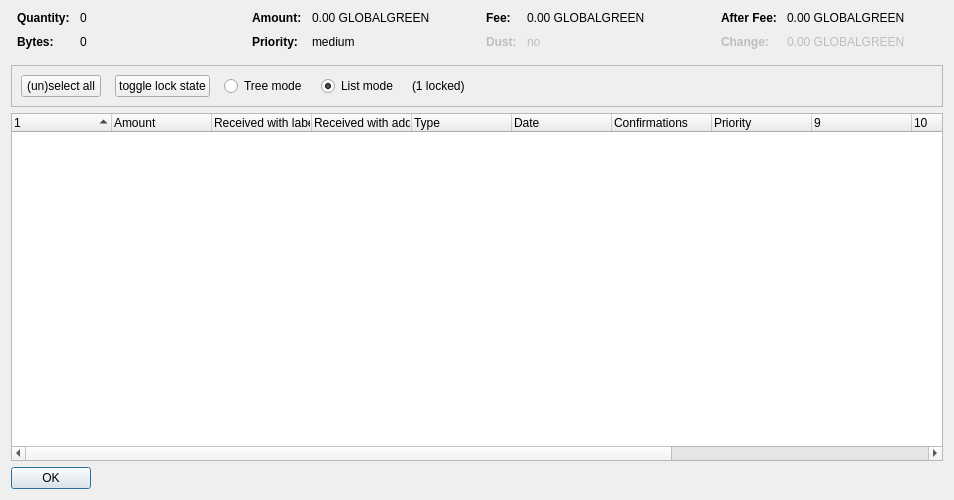
<?xml version="1.0" encoding="UTF-8"?>
<ui version="4.0">
 <class>CoinControlDialog</class>
 <widget class="QDialog" name="CoinControlDialog">
  <property name="geometry">
   <rect>
    <x>0</x>
    <y>0</y>
    <width>954</width>
    <height>500</height>
   </rect>
  </property>
  <property name="windowTitle">
   <string>Coin Selection</string>
  </property>
  <layout class="QVBoxLayout" name="verticalLayout">
   <item>
    <layout class="QHBoxLayout" name="horizontalLayoutTop" stretch="0,0,0,0">
     <property name="topMargin">
      <number>0</number>
     </property>
     <property name="bottomMargin">
      <number>10</number>
     </property>
     <item>
      <layout class="QFormLayout" name="formLayoutCoinControl1">
       <property name="horizontalSpacing">
        <number>10</number>
       </property>
       <property name="verticalSpacing">
        <number>10</number>
       </property>
       <property name="leftMargin">
        <number>6</number>
       </property>
       <property name="rightMargin">
        <number>6</number>
       </property>
       <item row="0" column="0">
        <widget class="QLabel" name="labelCoinControlQuantityText">
         <property name="font">
          <font>
           <weight>75</weight>
           <bold>true</bold>
          </font>
         </property>
         <property name="text">
          <string>Quantity:</string>
         </property>
        </widget>
       </item>
       <item row="0" column="1">
        <widget class="QLabel" name="labelCoinControlQuantity">
         <property name="cursor">
          <cursorShape>IBeamCursor</cursorShape>
         </property>
         <property name="contextMenuPolicy">
          <enum>Qt::ActionsContextMenu</enum>
         </property>
         <property name="text">
          <string notr="true">0</string>
         </property>
         <property name="textInteractionFlags">
          <set>Qt::LinksAccessibleByMouse|Qt::TextSelectableByKeyboard|Qt::TextSelectableByMouse</set>
         </property>
        </widget>
       </item>
       <item row="1" column="0">
        <widget class="QLabel" name="labelCoinControlBytesText">
         <property name="font">
          <font>
           <weight>75</weight>
           <bold>true</bold>
          </font>
         </property>
         <property name="text">
          <string>Bytes:</string>
         </property>
        </widget>
       </item>
       <item row="1" column="1">
        <widget class="QLabel" name="labelCoinControlBytes">
         <property name="cursor">
          <cursorShape>IBeamCursor</cursorShape>
         </property>
         <property name="contextMenuPolicy">
          <enum>Qt::ActionsContextMenu</enum>
         </property>
         <property name="text">
          <string notr="true">0</string>
         </property>
         <property name="textInteractionFlags">
          <set>Qt::LinksAccessibleByMouse|Qt::TextSelectableByKeyboard|Qt::TextSelectableByMouse</set>
         </property>
        </widget>
       </item>
      </layout>
     </item>
     <item>
      <layout class="QFormLayout" name="formLayoutCoinControl2">
       <property name="horizontalSpacing">
        <number>10</number>
       </property>
       <property name="verticalSpacing">
        <number>10</number>
       </property>
       <property name="leftMargin">
        <number>6</number>
       </property>
       <property name="rightMargin">
        <number>6</number>
       </property>
       <item row="0" column="0">
        <widget class="QLabel" name="labelCoinControlAmountText">
         <property name="font">
          <font>
           <weight>75</weight>
           <bold>true</bold>
          </font>
         </property>
         <property name="text">
          <string>Amount:</string>
         </property>
        </widget>
       </item>
       <item row="0" column="1">
        <widget class="QLabel" name="labelCoinControlAmount">
         <property name="cursor">
          <cursorShape>IBeamCursor</cursorShape>
         </property>
         <property name="contextMenuPolicy">
          <enum>Qt::ActionsContextMenu</enum>
         </property>
         <property name="text">
          <string notr="true">0.00 GLOBALGREEN</string>
         </property>
         <property name="textInteractionFlags">
          <set>Qt::LinksAccessibleByMouse|Qt::TextSelectableByKeyboard|Qt::TextSelectableByMouse</set>
         </property>
        </widget>
       </item>
       <item row="1" column="0">
        <widget class="QLabel" name="labelCoinControlPriorityText">
         <property name="font">
          <font>
           <weight>75</weight>
           <bold>true</bold>
          </font>
         </property>
         <property name="text">
          <string>Priority:</string>
         </property>
        </widget>
       </item>
       <item row="1" column="1">
        <widget class="QLabel" name="labelCoinControlPriority">
         <property name="cursor">
          <cursorShape>IBeamCursor</cursorShape>
         </property>
         <property name="contextMenuPolicy">
          <enum>Qt::ActionsContextMenu</enum>
         </property>
         <property name="text">
          <string>medium</string>
         </property>
         <property name="textInteractionFlags">
          <set>Qt::LinksAccessibleByMouse|Qt::TextSelectableByKeyboard|Qt::TextSelectableByMouse</set>
         </property>
        </widget>
       </item>
      </layout>
     </item>
     <item>
      <layout class="QFormLayout" name="formLayoutCoinControl3">
       <property name="horizontalSpacing">
        <number>10</number>
       </property>
       <property name="verticalSpacing">
        <number>10</number>
       </property>
       <property name="leftMargin">
        <number>6</number>
       </property>
       <property name="rightMargin">
        <number>6</number>
       </property>
       <item row="0" column="0">
        <widget class="QLabel" name="labelCoinControlFeeText">
         <property name="font">
          <font>
           <weight>75</weight>
           <bold>true</bold>
          </font>
         </property>
         <property name="text">
          <string>Fee:</string>
         </property>
        </widget>
       </item>
       <item row="0" column="1">
        <widget class="QLabel" name="labelCoinControlFee">
         <property name="cursor">
          <cursorShape>IBeamCursor</cursorShape>
         </property>
         <property name="contextMenuPolicy">
          <enum>Qt::ActionsContextMenu</enum>
         </property>
         <property name="text">
          <string notr="true">0.00 GLOBALGREEN</string>
         </property>
         <property name="textInteractionFlags">
          <set>Qt::LinksAccessibleByMouse|Qt::TextSelectableByKeyboard|Qt::TextSelectableByMouse</set>
         </property>
        </widget>
       </item>
       <item row="1" column="0">
        <widget class="QLabel" name="labelCoinControlLowOutputText">
         <property name="enabled">
          <bool>false</bool>
         </property>
         <property name="font">
          <font>
           <weight>75</weight>
           <bold>true</bold>
          </font>
         </property>
         <property name="text">
          <string>Dust:</string>
         </property>
        </widget>
       </item>
       <item row="1" column="1">
        <widget class="QLabel" name="labelCoinControlLowOutput">
         <property name="enabled">
          <bool>false</bool>
         </property>
         <property name="cursor">
          <cursorShape>IBeamCursor</cursorShape>
         </property>
         <property name="contextMenuPolicy">
          <enum>Qt::ActionsContextMenu</enum>
         </property>
         <property name="text">
          <string>no</string>
         </property>
         <property name="textInteractionFlags">
          <set>Qt::LinksAccessibleByMouse|Qt::TextSelectableByKeyboard|Qt::TextSelectableByMouse</set>
         </property>
        </widget>
       </item>
      </layout>
     </item>
     <item>
      <layout class="QFormLayout" name="formLayoutCoinControl4">
       <property name="horizontalSpacing">
        <number>10</number>
       </property>
       <property name="verticalSpacing">
        <number>10</number>
       </property>
       <property name="leftMargin">
        <number>6</number>
       </property>
       <property name="rightMargin">
        <number>6</number>
       </property>
       <item row="0" column="0">
        <widget class="QLabel" name="labelCoinControlAfterFeeText">
         <property name="font">
          <font>
           <weight>75</weight>
           <bold>true</bold>
          </font>
         </property>
         <property name="text">
          <string>After Fee:</string>
         </property>
        </widget>
       </item>
       <item row="0" column="1">
        <widget class="QLabel" name="labelCoinControlAfterFee">
         <property name="cursor">
          <cursorShape>IBeamCursor</cursorShape>
         </property>
         <property name="contextMenuPolicy">
          <enum>Qt::ActionsContextMenu</enum>
         </property>
         <property name="text">
          <string notr="true">0.00 GLOBALGREEN</string>
         </property>
         <property name="textInteractionFlags">
          <set>Qt::LinksAccessibleByMouse|Qt::TextSelectableByKeyboard|Qt::TextSelectableByMouse</set>
         </property>
        </widget>
       </item>
       <item row="1" column="0">
        <widget class="QLabel" name="labelCoinControlChangeText">
         <property name="enabled">
          <bool>false</bool>
         </property>
         <property name="font">
          <font>
           <weight>75</weight>
           <bold>true</bold>
          </font>
         </property>
         <property name="text">
          <string>Change:</string>
         </property>
        </widget>
       </item>
       <item row="1" column="1">
        <widget class="QLabel" name="labelCoinControlChange">
         <property name="enabled">
          <bool>false</bool>
         </property>
         <property name="cursor">
          <cursorShape>IBeamCursor</cursorShape>
         </property>
         <property name="contextMenuPolicy">
          <enum>Qt::ActionsContextMenu</enum>
         </property>
         <property name="text">
          <string notr="true">0.00 GLOBALGREEN</string>
         </property>
         <property name="textInteractionFlags">
          <set>Qt::LinksAccessibleByMouse|Qt::TextSelectableByKeyboard|Qt::TextSelectableByMouse</set>
         </property>
        </widget>
       </item>
      </layout>
     </item>
    </layout>
   </item>
   <item>
    <widget class="QFrame" name="frame">
     <property name="minimumSize">
      <size>
       <width>0</width>
       <height>40</height>
      </size>
     </property>
     <property name="frameShape">
      <enum>QFrame::StyledPanel</enum>
     </property>
     <property name="frameShadow">
      <enum>QFrame::Sunken</enum>
     </property>
     <layout class="QHBoxLayout" name="horizontalLayout">
      <item>
       <layout class="QHBoxLayout" name="horizontalLayoutPanel" stretch="0,0,0,0,0,0">
        <property name="spacing">
         <number>14</number>
        </property>
        <item>
         <widget class="QPushButton" name="pushButtonSelectAll">
          <property name="sizePolicy">
           <sizepolicy hsizetype="Maximum" vsizetype="Fixed">
            <horstretch>0</horstretch>
            <verstretch>0</verstretch>
           </sizepolicy>
          </property>
          <property name="text">
           <string>(un)select all</string>
          </property>
          <property name="autoDefault">
           <bool>false</bool>
          </property>
         </widget>
        </item>
        <item>
         <widget class="QPushButton" name="pushButtonToggleLock">
          <property name="sizePolicy">
           <sizepolicy hsizetype="Maximum" vsizetype="Fixed">
            <horstretch>0</horstretch>
            <verstretch>0</verstretch>
           </sizepolicy>
          </property>
          <property name="text">
           <string>toggle lock state</string>
          </property>
          <property name="autoDefault">
           <bool>false</bool>
          </property>
         </widget>
        </item>
        <item>
         <widget class="QRadioButton" name="radioTreeMode">
          <property name="sizePolicy">
           <sizepolicy hsizetype="Maximum" vsizetype="Fixed">
            <horstretch>0</horstretch>
            <verstretch>0</verstretch>
           </sizepolicy>
          </property>
          <property name="text">
           <string>Tree mode</string>
          </property>
         </widget>
        </item>
        <item>
         <widget class="QRadioButton" name="radioListMode">
          <property name="sizePolicy">
           <sizepolicy hsizetype="Maximum" vsizetype="Fixed">
            <horstretch>0</horstretch>
            <verstretch>0</verstretch>
           </sizepolicy>
          </property>
          <property name="text">
           <string>List mode</string>
          </property>
          <property name="checked">
           <bool>true</bool>
          </property>
         </widget>
        </item>
        <item>
         <widget class="QLabel" name="labelLocked">
          <property name="text">
           <string>(1 locked)</string>
          </property>
         </widget>
        </item>
        <item>
         <spacer name="horizontalSpacer">
          <property name="orientation">
           <enum>Qt::Horizontal</enum>
          </property>
          <property name="sizeHint" stdset="0">
           <size>
            <width>40</width>
            <height>20</height>
           </size>
          </property>
         </spacer>
        </item>
       </layout>
      </item>
     </layout>
    </widget>
   </item>
   <item>
    <widget class="CoinControlTreeWidget" name="treeWidget">
     <property name="contextMenuPolicy">
      <enum>Qt::CustomContextMenu</enum>
     </property>
     <property name="sortingEnabled">
      <bool>false</bool>
     </property>
     <property name="columnCount">
      <number>13</number>
     </property>
     <attribute name="headerShowSortIndicator" stdset="0">
      <bool>true</bool>
     </attribute>
     <attribute name="headerStretchLastSection">
      <bool>false</bool>
     </attribute>
     <column>
      <property name="text">
       <string/>
      </property>
     </column>
     <column>
      <property name="text">
       <string>Amount</string>
      </property>
     </column>
     <column>
      <property name="text">
       <string>Received with label</string>
      </property>
     </column>
     <column>
      <property name="text">
       <string>Received with address</string>
      </property>
     </column>
     <column>
      <property name="text">
	<string>Type</string>
      </property>
     </column>
     <column>
      <property name="text">	 
       <string>Date</string>
      </property>
     </column>
     <column>
      <property name="text">
       <string>Confirmations</string>
      </property>
      <property name="toolTip">
       <string>Confirmed</string>
      </property>
     </column>
     <column>
      <property name="text">
       <string>Priority</string>
      </property>
     </column>
     <column>
      <property name="text">
       <string/>
      </property>
     </column>
     <column>
      <property name="text">
       <string/>
      </property>
     </column>
     <column>
      <property name="text">
       <string/>
      </property>
     </column>
     <column>
      <property name="text">
       <string/>
      </property>
     </column>
     <column>
      <property name="text">
       <string/>
      </property>
     </column>
    </widget>
   </item>
   <item>
    <widget class="QDialogButtonBox" name="buttonBox">
     <property name="sizePolicy">
      <sizepolicy hsizetype="Maximum" vsizetype="Fixed">
       <horstretch>0</horstretch>
       <verstretch>0</verstretch>
      </sizepolicy>
     </property>
     <property name="orientation">
      <enum>Qt::Horizontal</enum>
     </property>
     <property name="standardButtons">
      <set>QDialogButtonBox::Ok</set>
     </property>
    </widget>
   </item>
  </layout>
 </widget>
 <customwidgets>
  <customwidget>
   <class>CoinControlTreeWidget</class>
   <extends>QTreeWidget</extends>
   <header>coincontroltreewidget.h</header>
  </customwidget>
 </customwidgets>
 <resources/>
 <connections/>
</ui>
